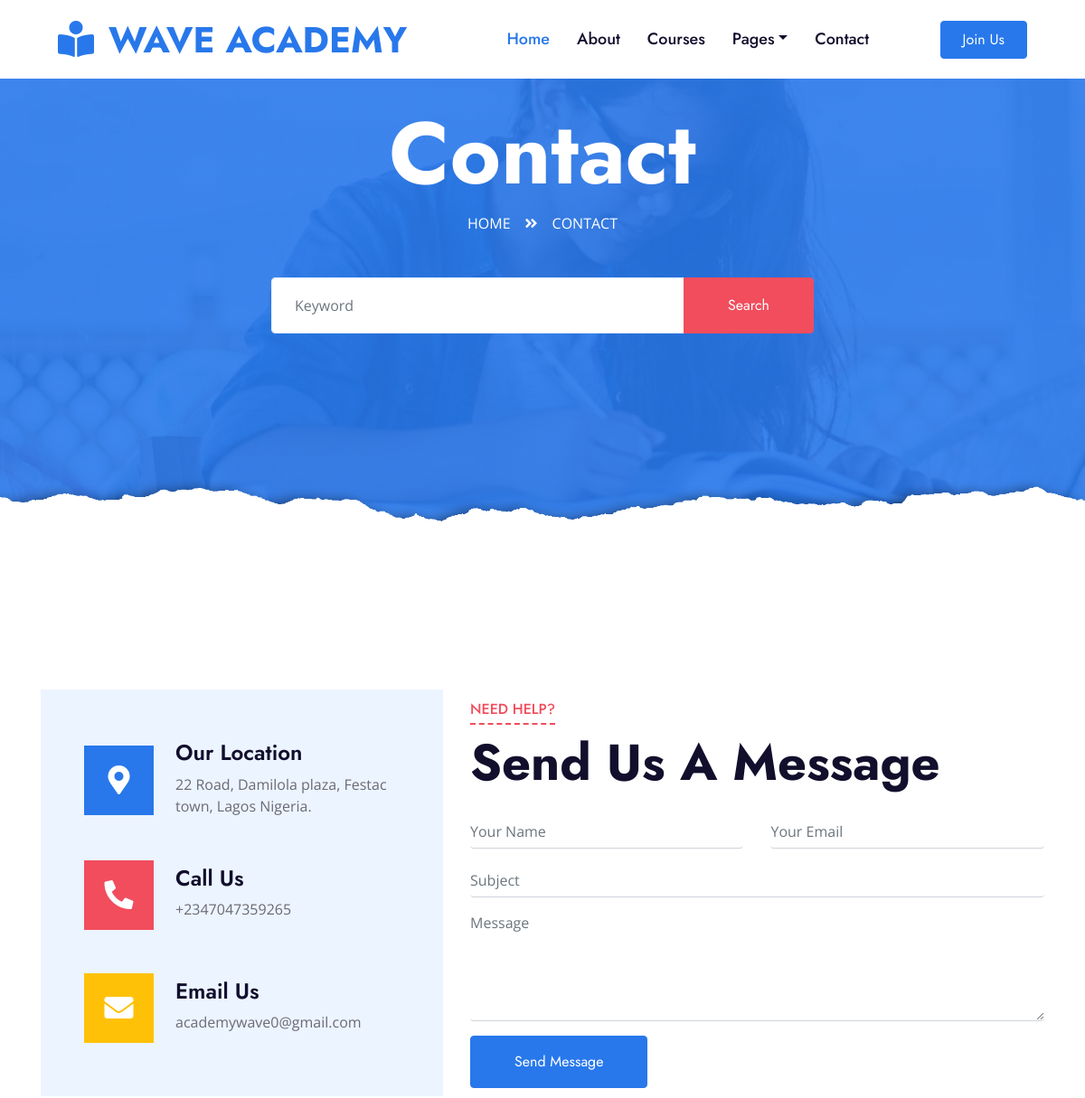
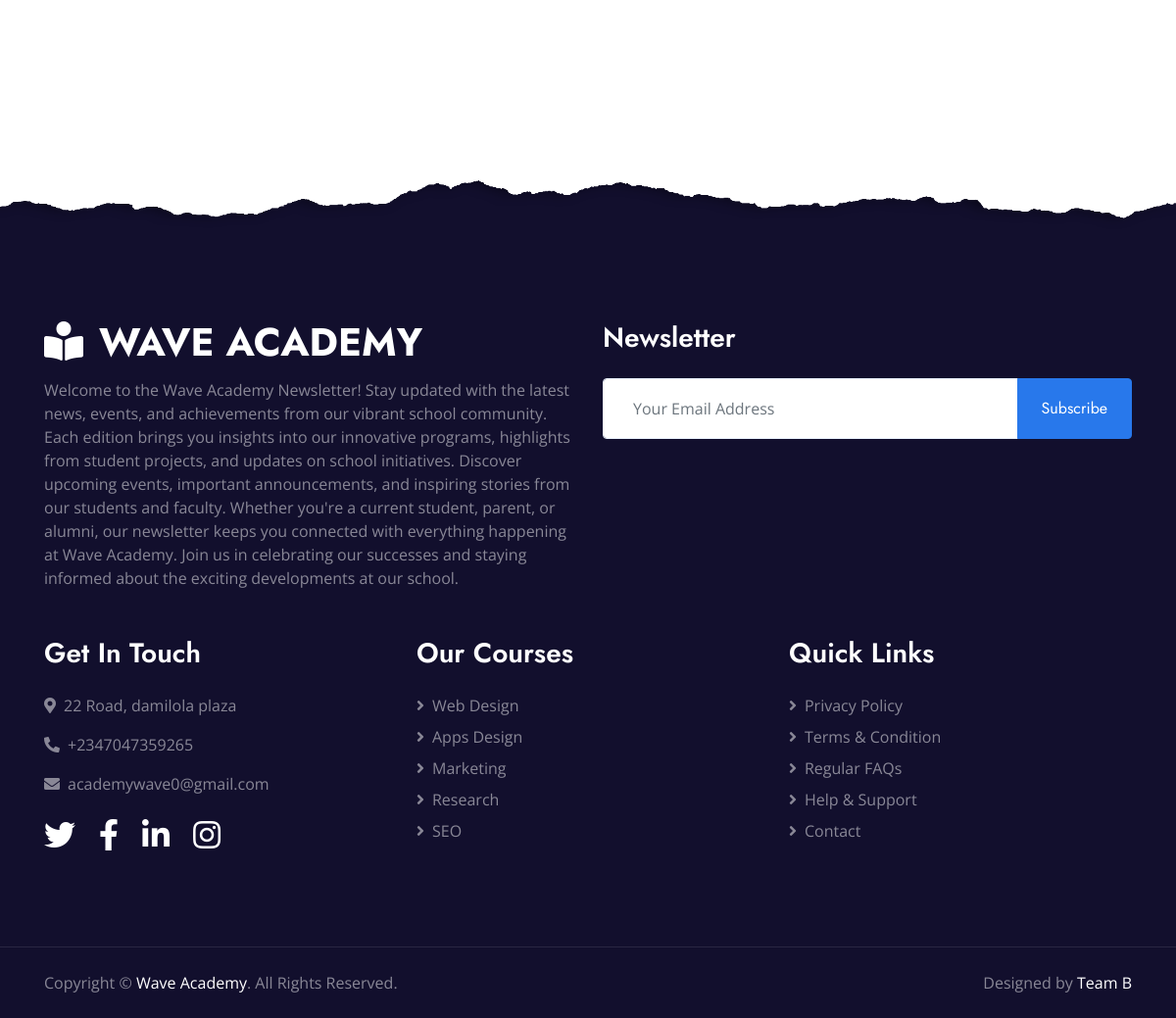
The app's page /contact with its own data (2 pictures, top to bottom).
### core/models.py (models this page shows, shortened)
class OurLocation(models.Model):
    location = models.TextField()
    phone = models.CharField(max_length=1000)
    email = models.CharField(max_length=1000)

### core/views.py (the view)
# urls.py: path('contact', views.contact, name='contact'),
def contact(request):
    if request.method == 'POST':
        form = ContactForm(request.POST)
        if form.is_valid():
            name = form.cleaned_data['name']
            email = form.cleaned_data['email']
            subject = form.cleaned_data['subject']
            message = form.cleaned_data['message']
            contact_message = ContactMessage(name=name, email=email, subject=subject, message=message)
            contact_message.save()
            messages.success(request, 'Your message has been sent successfully!')
            return redirect('index')
        else:
            messages.error(request, 'Please correct the error below.')
    else:
        form = ContactForm()
    location = OurLocation.objects.first()
    context = {
        'form': form,
        'location': location,
    }
    return render(request, 'contact.html', context)

### core/forms.py
class ContactForm(forms.Form):
  name = forms.CharField(max_length=200)
  email = forms.EmailField(max_length=1000)
  subject = forms.CharField(max_length=100)
  message = forms.CharField(widget=forms.Textarea)

### core/templates/contact.html (shortened to what this page needs)
{% extends 'base.html' %}
{% load static %}
{% block content %}
    <div class="jumbotron jumbotron-fluid page-header position-relative overlay-bottom" style="margin-bottom: 90px;">
        <div class="container text-center py-5">
            <h1 class="text-white display-1">Contact</h1>
            <div class="d-inline-flex text-white mb-5">
                <p class="m-0 text-uppercase"><a class="text-white" href="">Home</a></p>
                <i class="fa fa-angle-double-right pt-1 px-3"></i>
                <p class="m-0 text-uppercase">Contact</p>
            </div>
            <div class="mx-auto mb-5" style="width: 100%; max-width: 600px;">
                <div class="input-group">
                    <div class="mx-auto mb-5" style="width: 100%; max-width: 600px;">
                        <form method="get" action="{% url 'search' %}">
                            <div class="input-group">
                                <input type="text" name="query" class="form-control border-light" style="padding: 30px 25px;" placeholder="Keyword">
                                <div class="input-group-append">
                                    <button class="btn btn-secondary px-4 px-lg-5" type="submit">Search</button>
                                </div>
                            </div>
                        </form>
                    </div>
                </div>
            </div>
        </div>
    </div>
    <div class="container-fluid py-5">
        <div class="container py-5">
            <div class="row align-items-center">
                <div class="col-lg-5 mb-5 mb-lg-0">
                    <div class="bg-light d-flex flex-column justify-content-center px-5" style="height: 450px;">
                        <div class="d-flex align-items-center mb-5">
                            <div class="btn-icon bg-primary mr-4">
                                <i class="fa fa-2x fa-map-marker-alt text-white"></i>
                            </div>
                            <div class="mt-n1">
                                <h4>Our Location</h4>
                                <p class="m-0">{{ location.location}}</p>
                            </div>
                        </div>
                        <div class="d-flex align-items-center mb-5">
                            <div class="btn-icon bg-secondary mr-4">
                                <i class="fa fa-2x fa-phone-alt text-white"></i>
                            </div>
                            <div class="mt-n1">
                                <h4>Call Us</h4>
                                <p class="m-0">{{ location.phone}}</p>
                            </div>
                        </div>
                        <div class="d-flex align-items-center">
                            <div class="btn-icon bg-warning mr-4">
                                <i class="fa fa-2x fa-envelope text-white"></i>
                            </div>
                            <div class="mt-n1">
                                <h4>Email Us</h4>
                                <p class="m-0">{{ location.email }}</p>
                            </div>
                        </div>
                    </div>
                </div>
                <div class="col-lg-7">
                    <div class="section-title position-relative mb-4">
                        <h6 class="d-inline-block position-relative text-secondary text-uppercase pb-2">Need Help?</h6>
                        <h1 class="display-4">Send Us A Message</h1>
                    </div>
                    <div class="contact-form">
                        <form action="{% url 'contact' %}" method="post">
                            <div class="row">
                                <div class="col-6 form-group">
                                    <input type="text" name="name" class="form-control border-top-0 border-right-0 border-left-0 p-0" placeholder="Your Name" required="required">
                                </div>
                                <div class="col-6 form-group">
                                    <input type="email" name="email" class="form-control border-top-0 border-right-0 border-left-0 p-0" placeholder="Your Email" required="required">
                                </div>
                            </div>
                            <div class="form-group">
                                <input type="text" name="subject" class="form-control border-top-0 border-right-0 border-left-0 p-0" placeholder="Subject" required="required">
                            </div>
                            <div class="form-group">
                                <textarea name="message" class="form-control border-top-0 border-right-0 border-left-0 p-0" rows="5" placeholder="Message" required="required"></textarea>
                            </div>
                            <div>
                                <button class="btn btn-primary py-3 px-5" type="submit" name="send_message">Send Message</button>
                            </div>
                        </form>
                    </div>
                </div>
            </div>
        </div>
    </div>
{% endblock %}

### records on screen
OurLocation: location "22 Road, Damilola plaza, Festac town, Lagos Nigeria.", phone "+2347047359265", email "academywave0@gmail.com"
